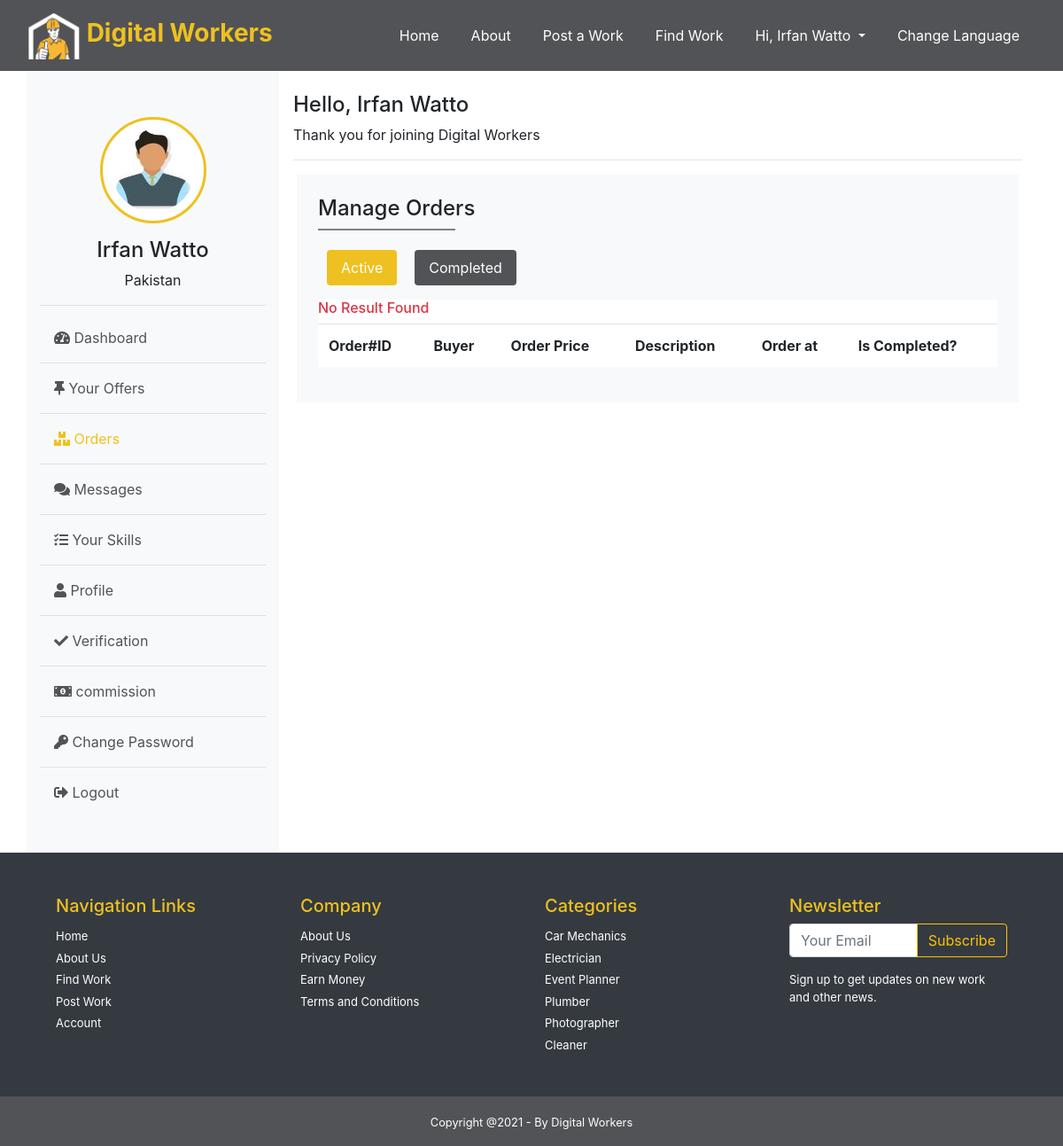
/worker/orders (signed in), run on an earlier commit of the app's database.
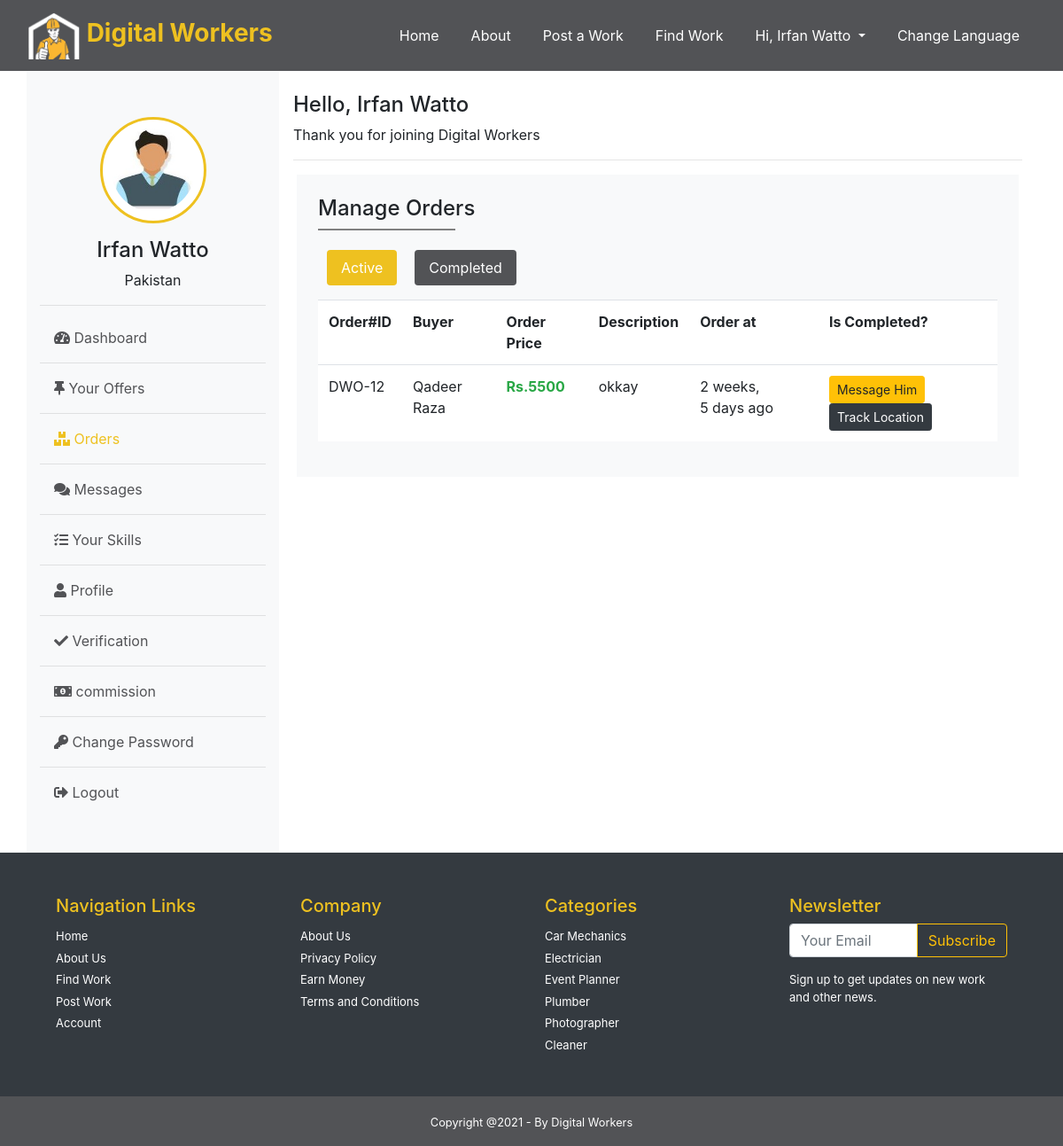
And on a later commit of the database.
### Worker/models.py (models this page shows, shortened)
class Order(models.Model):
    id = models.BigAutoField(primary_key=True)
    offer = models.ForeignKey(Offer, on_delete=models.CASCADE, null=True)
    order_by = models.ForeignKey(settings.AUTH_USER_MODEL, on_delete=models.CASCADE, null=True,related_name='order_by')
    order_to = models.ForeignKey(settings.AUTH_USER_MODEL, on_delete=models.CASCADE, null=True,related_name='order_to')
    ordered_at=models.DateTimeField(auto_now_add=True)
    status=models.CharField(max_length=60, null=True, default='active')

class Offer(models.Model):
    id = models.BigAutoField(primary_key=True)
    budget = models.IntegerField( null=True)
    due_date = models.DateTimeField( null=True)
    description = models.TextField( null=True)
    offer_by = models.ForeignKey(settings.AUTH_USER_MODEL, on_delete=models.CASCADE, null=True)
    work = models.ForeignKey(Work, on_delete=models.CASCADE, null=True)
    offer_at = models.DateTimeField(auto_now_add=True)
    offer_to = models.CharField(max_length=120, null=True)
    is_accepted=models.BooleanField( default=False)

### Home/models.py (models this page shows, shortened)
class User(AbstractBaseUser):
    id = models.BigAutoField(primary_key=True)
    name = models.CharField(max_length=30, blank=True)
    email = models.EmailField(max_length=60, unique=True, blank=False)
    date_joined =models.DateTimeField(auto_now_add=True)
    last_login =models.DateTimeField(auto_now=True,blank=True)
    is_admin = BooleanField(default=False)
    is_active = BooleanField(default=True)
    is_staff = BooleanField(default=False)
    is_superuser = BooleanField(default=False)
    role = models.CharField(max_length=30, default='User', blank=True)
    USERNAME_FIELD = 'email'
    REQUIRED_FIELDS= [ 'name','role']
    objects  = MyUserManager()

### Middlewares/auth_worker.py (the view)
    def middleware(request):
        if not request.user.is_authenticated:
            messages.error(request, 'You need to login as Worker!')
            return redirect('login')
        elif request.user.role != 'worker':
            messages.error(request, 'You need to login as Worker!')
            return redirect('login')
        response = get_response(request)
        return response

### Middlewares/auth_worker.py (called while the page is built)
def auth_middleware(get_response):
    def middleware(request):
        if not request.user.is_authenticated:
            messages.error(request, 'You need to login as Worker!')
            return redirect('login')
        elif request.user.role != 'worker':
            messages.error(request, 'You need to login as Worker!')
            return redirect('login')
        response = get_response(request)
        return response
    return middleware

### Worker/views.py (called while the page is built)
@auth_middleware
def orders(request):
    if request.method == 'GET' and request.GET.get('order_id'):
        oid =request.GET.get('order_id')
        order=Order.objects.get(id=oid)
        review = Review.objects.get(order=order)
        return JsonResponse({"status":200,"rating":review.rating})
    context={
        "orders_ava":Order.objects.filter(order_to=request.user).filter(status="active").order_by('-ordered_at'),
        "orders_com":Order.objects.filter(order_to=request.user).filter(status="completed").order_by('-ordered_at'),
    }
    return render(request,"Worker/orders.html", context)

### templates/Worker/orders.html (shortened to what this page needs)
{% extends 'Worker/layout.html' %}
{% block orders %}active{% endblock orders %}
{% load static %}
{% block body %}
<div class="box m-1 bg-light  p-4" >
    <h4>Manage Orders</h4>
    <hr style="width: 20%; float:left; margin:0;border:1px solid gray;"> <br>
        <ul class="nav nav-pills mb-3" id="pills-tab" role="tablist">
            <li class="nav-item">
            <a class="nav-link active bg-gray" id="pills-home-tab" data-toggle="pill" href="#pills-home" role="tab" aria-controls="pills-home" aria-selected="true">Active</a>
            </li>
            <li class="nav-item">
            <a class="nav-link bg-gray" id="pills-profile-tab" data-toggle="pill" href="#pills-profile" role="tab" aria-controls="pills-profile" aria-selected="false">Completed</a>
            </li>
        </ul>
        <div class="tab-content" id="pills-tabContent">
            <div class="tab-pane fade show active bg-white" id="pills-home" role="tabpanel" aria-labelledby="pills-home-tab">
                <table class="table">
                    <tr>
                        <th>Order#ID</th>
                        <th>Buyer</th>
                        <th>Order Price</th>
                        <th>Description</th>
                        <th>Order at</th>
                        <th>Is Completed? </th>
                    </tr>
                    {% if orders_ava %}
                    {% for order in orders_ava %}
                    <tr>
                        <td>DWO-{{order.id}}</td>
                        <td>{{order.order_by.name}}</td>
                        <td class="text-success text-bold">Rs.{{order.offer.budget}}</td>
                        <td>{{order.offer.description|truncatechars:30}}</td>
                        <td>{{order.ordered_at|timesince}} ago</td>
                        <form action="{% url 'offers' %}" method="get"> <input type="hidden" name="wid" value="{{work.id}}" >
                        <td></form><a class="btn btn-sm btn-warning" href="inbox?sender={{order.order_by.id}}">Message Him</a>
                        <button class="btn btn-dark btn-sm" data-toggle="modal" data-target="#locationModal{{order.id}}">Track Location</button></td>
                    </tr>
                    {% endfor %}
                    {% else %}
                    <h6 class="text-danger">No Result Found</h6>
                    {% endif %}
                </table>
            </div>
        </div>
</div>
{% endblock body %}

What changed in the data, as far as the page shows it:
added Order: id "12", order_by.name "Qadeer Raza", offer.budget "5500", offer.description "okkay", ordered_at "2 weeks, 5 days"
Also different on the page:
text no longer shown: "No Result Found"
